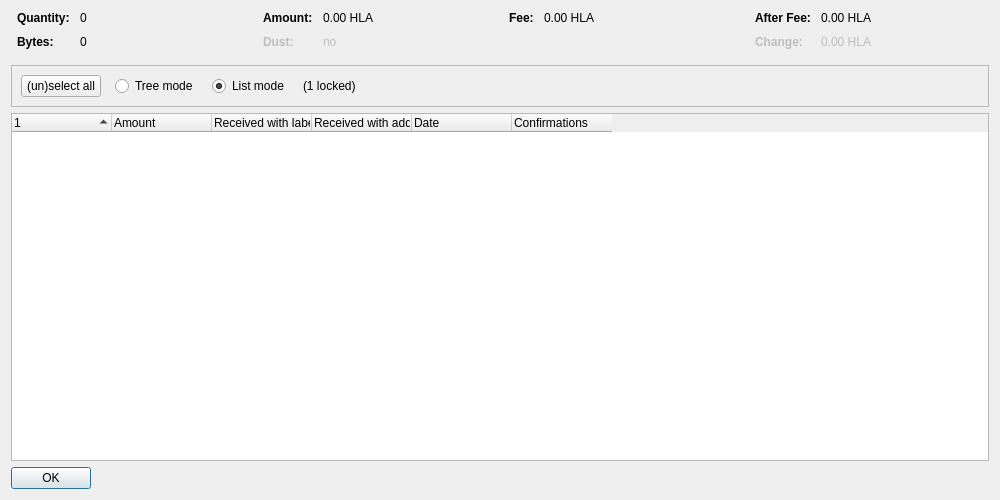
<?xml version="1.0" encoding="UTF-8"?>
<ui version="4.0">
 <class>CoinControlDialog</class>
 <widget class="QDialog" name="CoinControlDialog">
  <property name="geometry">
   <rect>
    <x>0</x>
    <y>0</y>
    <width>1000</width>
    <height>500</height>
   </rect>
  </property>
  <property name="windowTitle">
   <string>Coin Selection</string>
  </property>
  <layout class="QVBoxLayout" name="verticalLayout">
   <item>
    <layout class="QHBoxLayout" name="horizontalLayoutTop" stretch="0,0,0,0">
     <property name="topMargin">
      <number>0</number>
     </property>
     <property name="bottomMargin">
      <number>10</number>
     </property>
     <item>
      <layout class="QFormLayout" name="formLayoutCoinControl1">
       <property name="horizontalSpacing">
        <number>10</number>
       </property>
       <property name="verticalSpacing">
        <number>10</number>
       </property>
       <property name="leftMargin">
        <number>6</number>
       </property>
       <property name="rightMargin">
        <number>6</number>
       </property>
       <item row="0" column="0">
        <widget class="QLabel" name="labelCoinControlQuantityText">
         <property name="font">
          <font>
           <weight>75</weight>
           <bold>true</bold>
          </font>
         </property>
         <property name="text">
          <string>Quantity:</string>
         </property>
        </widget>
       </item>
       <item row="0" column="1">
        <widget class="QLabel" name="labelCoinControlQuantity">
         <property name="cursor">
          <cursorShape>IBeamCursor</cursorShape>
         </property>
         <property name="contextMenuPolicy">
          <enum>Qt::ActionsContextMenu</enum>
         </property>
         <property name="text">
          <string notr="true">0</string>
         </property>
         <property name="textInteractionFlags">
          <set>Qt::LinksAccessibleByMouse|Qt::TextSelectableByKeyboard|Qt::TextSelectableByMouse</set>
         </property>
        </widget>
       </item>
       <item row="1" column="0">
        <widget class="QLabel" name="labelCoinControlBytesText">
         <property name="font">
          <font>
           <weight>75</weight>
           <bold>true</bold>
          </font>
         </property>
         <property name="text">
          <string>Bytes:</string>
         </property>
        </widget>
       </item>
       <item row="1" column="1">
        <widget class="QLabel" name="labelCoinControlBytes">
         <property name="cursor">
          <cursorShape>IBeamCursor</cursorShape>
         </property>
         <property name="contextMenuPolicy">
          <enum>Qt::ActionsContextMenu</enum>
         </property>
         <property name="text">
          <string notr="true">0</string>
         </property>
         <property name="textInteractionFlags">
          <set>Qt::LinksAccessibleByMouse|Qt::TextSelectableByKeyboard|Qt::TextSelectableByMouse</set>
         </property>
        </widget>
       </item>
      </layout>
     </item>
     <item>
      <layout class="QFormLayout" name="formLayoutCoinControl2">
       <property name="horizontalSpacing">
        <number>10</number>
       </property>
       <property name="verticalSpacing">
        <number>10</number>
       </property>
       <property name="leftMargin">
        <number>6</number>
       </property>
       <property name="rightMargin">
        <number>6</number>
       </property>
       <item row="0" column="0">
        <widget class="QLabel" name="labelCoinControlAmountText">
         <property name="font">
          <font>
           <weight>75</weight>
           <bold>true</bold>
          </font>
         </property>
         <property name="text">
          <string>Amount:</string>
         </property>
        </widget>
       </item>
       <item row="0" column="1">
        <widget class="QLabel" name="labelCoinControlAmount">
         <property name="cursor">
          <cursorShape>IBeamCursor</cursorShape>
         </property>
         <property name="contextMenuPolicy">
          <enum>Qt::ActionsContextMenu</enum>
         </property>
         <property name="text">
          <string notr="true">0.00 HLA</string>
         </property>
         <property name="textInteractionFlags">
          <set>Qt::LinksAccessibleByMouse|Qt::TextSelectableByKeyboard|Qt::TextSelectableByMouse</set>
         </property>
        </widget>
       </item>
       <item row="1" column="0">
        <widget class="QLabel" name="labelCoinControlLowOutputText">
         <property name="enabled">
          <bool>false</bool>
         </property>
         <property name="font">
          <font>
           <weight>75</weight>
           <bold>true</bold>
          </font>
         </property>
         <property name="text">
          <string>Dust:</string>
         </property>
        </widget>
       </item>
       <item row="1" column="1">
        <widget class="QLabel" name="labelCoinControlLowOutput">
         <property name="enabled">
          <bool>false</bool>
         </property>
         <property name="cursor">
          <cursorShape>IBeamCursor</cursorShape>
         </property>
         <property name="contextMenuPolicy">
          <enum>Qt::ActionsContextMenu</enum>
         </property>
         <property name="text">
          <string notr="true">no</string>
         </property>
         <property name="textInteractionFlags">
          <set>Qt::LinksAccessibleByMouse|Qt::TextSelectableByKeyboard|Qt::TextSelectableByMouse</set>
         </property>
        </widget>
       </item>
      </layout>
     </item>
     <item>
      <layout class="QFormLayout" name="formLayoutCoinControl3">
       <property name="horizontalSpacing">
        <number>10</number>
       </property>
       <property name="verticalSpacing">
        <number>10</number>
       </property>
       <property name="leftMargin">
        <number>6</number>
       </property>
       <property name="rightMargin">
        <number>6</number>
       </property>
       <item row="0" column="0">
        <widget class="QLabel" name="labelCoinControlFeeText">
         <property name="font">
          <font>
           <weight>75</weight>
           <bold>true</bold>
          </font>
         </property>
         <property name="text">
          <string>Fee:</string>
         </property>
        </widget>
       </item>
       <item row="0" column="1">
        <widget class="QLabel" name="labelCoinControlFee">
         <property name="cursor">
          <cursorShape>IBeamCursor</cursorShape>
         </property>
         <property name="contextMenuPolicy">
          <enum>Qt::ActionsContextMenu</enum>
         </property>
         <property name="text">
          <string notr="true">0.00 HLA</string>
         </property>
         <property name="textInteractionFlags">
          <set>Qt::LinksAccessibleByMouse|Qt::TextSelectableByKeyboard|Qt::TextSelectableByMouse</set>
         </property>
        </widget>
       </item>
      </layout>
     </item>
     <item>
      <layout class="QFormLayout" name="formLayoutCoinControl4">
       <property name="horizontalSpacing">
        <number>10</number>
       </property>
       <property name="verticalSpacing">
        <number>10</number>
       </property>
       <property name="leftMargin">
        <number>6</number>
       </property>
       <property name="rightMargin">
        <number>6</number>
       </property>
       <item row="0" column="0">
        <widget class="QLabel" name="labelCoinControlAfterFeeText">
         <property name="font">
          <font>
           <weight>75</weight>
           <bold>true</bold>
          </font>
         </property>
         <property name="text">
          <string>After Fee:</string>
         </property>
        </widget>
       </item>
       <item row="0" column="1">
        <widget class="QLabel" name="labelCoinControlAfterFee">
         <property name="cursor">
          <cursorShape>IBeamCursor</cursorShape>
         </property>
         <property name="contextMenuPolicy">
          <enum>Qt::ActionsContextMenu</enum>
         </property>
         <property name="text">
          <string notr="true">0.00 HLA</string>
         </property>
         <property name="textInteractionFlags">
          <set>Qt::LinksAccessibleByMouse|Qt::TextSelectableByKeyboard|Qt::TextSelectableByMouse</set>
         </property>
        </widget>
       </item>
       <item row="1" column="0">
        <widget class="QLabel" name="labelCoinControlChangeText">
         <property name="enabled">
          <bool>false</bool>
         </property>
         <property name="font">
          <font>
           <weight>75</weight>
           <bold>true</bold>
          </font>
         </property>
         <property name="text">
          <string>Change:</string>
         </property>
        </widget>
       </item>
       <item row="1" column="1">
        <widget class="QLabel" name="labelCoinControlChange">
         <property name="enabled">
          <bool>false</bool>
         </property>
         <property name="cursor">
          <cursorShape>IBeamCursor</cursorShape>
         </property>
         <property name="contextMenuPolicy">
          <enum>Qt::ActionsContextMenu</enum>
         </property>
         <property name="text">
          <string notr="true">0.00 HLA</string>
         </property>
         <property name="textInteractionFlags">
          <set>Qt::LinksAccessibleByMouse|Qt::TextSelectableByKeyboard|Qt::TextSelectableByMouse</set>
         </property>
        </widget>
       </item>
      </layout>
     </item>
    </layout>
   </item>
   <item>
    <widget class="QFrame" name="frame">
     <property name="minimumSize">
      <size>
       <width>0</width>
       <height>40</height>
      </size>
     </property>
     <property name="frameShape">
      <enum>QFrame::StyledPanel</enum>
     </property>
     <property name="frameShadow">
      <enum>QFrame::Sunken</enum>
     </property>
     <layout class="QHBoxLayout" name="horizontalLayout">
      <item>
       <layout class="QHBoxLayout" name="horizontalLayoutPanel" stretch="0,0,0,0,0">
        <property name="spacing">
         <number>14</number>
        </property>
        <item>
         <widget class="QPushButton" name="pushButtonSelectAll">
          <property name="sizePolicy">
           <sizepolicy hsizetype="Maximum" vsizetype="Fixed">
            <horstretch>0</horstretch>
            <verstretch>0</verstretch>
           </sizepolicy>
          </property>
          <property name="text">
           <string>(un)select all</string>
          </property>
          <property name="autoDefault">
           <bool>false</bool>
          </property>
         </widget>
        </item>
        <item>
         <widget class="QRadioButton" name="radioTreeMode">
          <property name="sizePolicy">
           <sizepolicy hsizetype="Maximum" vsizetype="Fixed">
            <horstretch>0</horstretch>
            <verstretch>0</verstretch>
           </sizepolicy>
          </property>
          <property name="text">
           <string>Tree mode</string>
          </property>
         </widget>
        </item>
        <item>
         <widget class="QRadioButton" name="radioListMode">
          <property name="sizePolicy">
           <sizepolicy hsizetype="Maximum" vsizetype="Fixed">
            <horstretch>0</horstretch>
            <verstretch>0</verstretch>
           </sizepolicy>
          </property>
          <property name="text">
           <string>List mode</string>
          </property>
          <property name="checked">
           <bool>true</bool>
          </property>
         </widget>
        </item>
        <item>
         <widget class="QLabel" name="labelLocked">
          <property name="text">
           <string notr="true">(1 locked)</string>
          </property>
         </widget>
        </item>
        <item>
         <spacer name="horizontalSpacer">
          <property name="orientation">
           <enum>Qt::Horizontal</enum>
          </property>
          <property name="sizeHint" stdset="0">
           <size>
            <width>40</width>
            <height>20</height>
           </size>
          </property>
         </spacer>
        </item>
       </layout>
      </item>
     </layout>
    </widget>
   </item>
   <item>
    <widget class="CoinControlTreeWidget" name="treeWidget">
     <property name="contextMenuPolicy">
      <enum>Qt::CustomContextMenu</enum>
     </property>
     <property name="sortingEnabled">
      <bool>false</bool>
     </property>
     <property name="columnCount">
      <number>6</number>
     </property>
     <attribute name="headerShowSortIndicator" stdset="0">
      <bool>true</bool>
     </attribute>
     <attribute name="headerStretchLastSection">
      <bool>false</bool>
     </attribute>
     <column>
      <property name="text">
       <string/>
      </property>
     </column>
     <column>
      <property name="text">
       <string>Amount</string>
      </property>
     </column>
     <column>
      <property name="text">
       <string>Received with label</string>
      </property>
     </column>
     <column>
      <property name="text">
       <string>Received with address</string>
      </property>
     </column>
     <column>
      <property name="text">
       <string>Date</string>
      </property>
     </column>
     <column>
      <property name="text">
       <string>Confirmations</string>
      </property>
      <property name="toolTip">
       <string>Confirmed</string>
      </property>
     </column>
     <column>
      <property name="text">
       <string/>
      </property>
     </column>
     <column>
      <property name="text">
       <string/>
      </property>
     </column>
     <column>
      <property name="text">
       <string/>
      </property>
     </column>
     <column>
      <property name="text">
       <string/>
      </property>
     </column>
    </widget>
   </item>
   <item>
    <widget class="QDialogButtonBox" name="buttonBox">
     <property name="sizePolicy">
      <sizepolicy hsizetype="Maximum" vsizetype="Fixed">
       <horstretch>0</horstretch>
       <verstretch>0</verstretch>
      </sizepolicy>
     </property>
     <property name="orientation">
      <enum>Qt::Horizontal</enum>
     </property>
     <property name="standardButtons">
      <set>QDialogButtonBox::Ok</set>
     </property>
    </widget>
   </item>
  </layout>
 </widget>
 <customwidgets>
  <customwidget>
   <class>CoinControlTreeWidget</class>
   <extends>QTreeWidget</extends>
   <header>qt/coincontroltreewidget.h</header>
  </customwidget>
 </customwidgets>
 <resources/>
 <connections/>
</ui>
